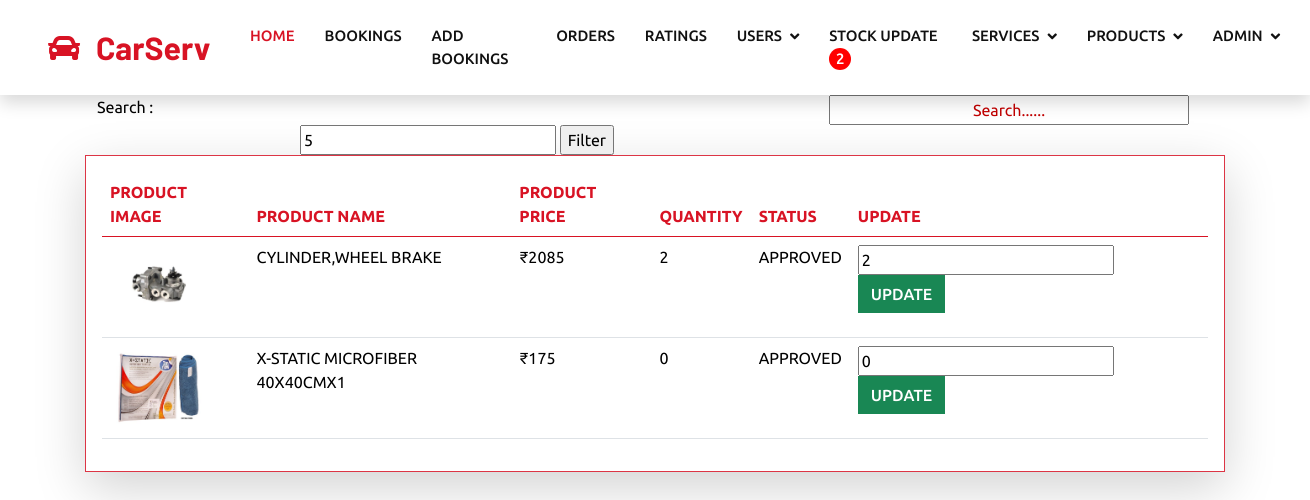
The app's page /StockUpdate (signed in) with its own data.
### Serv_Booking/models.py (models this page shows, shortened)
class Products(models.Model):
    car_name = models.CharField(max_length=255)
    product_name = models.CharField(max_length=255)
    product_image = models.FileField(upload_to='product_images/', null=True, blank=True)
    product_price = models.CharField(max_length=255)
    product_details = models.TextField()
    quantity = models.IntegerField(default=1)
    status = models.CharField(max_length=25,default='approved')
    created_at = models.DateTimeField(auto_now_add=True)

### Serv_Booking/views.py (the view)
# urls.py: path('StockUpdate', views.StockUpdate),
def StockUpdate(request):
    data = Products.objects.all()
    filter =[]
    for i in data:
        if i.quantity <= 5:
            filter.append(i)
    return render(request,'Admin/StockUpdate.html',{'admin': request.session.get('admin'),'products':filter,'s':5,'count':countstock()})

### Serv_Booking/views.py (called while the page is built)
def countstock():
    data = Products.objects.all()
    count = 0
    for i in data:
        if i.quantity <= 5:
            count +=1
    return count

### templates/Admin/StockUpdate.html (shortened to what this page needs)
{% extends 'Admin/Base.html' %}
    {% block content %}
     <div class="container">
        <div class="row col-12">
            <div class="col-4 ">
                <label for="search-input">Search :</label>
            </div>
            <div class="col-md-8 d-flex flex-row-reverse">
                <input type="text" style="width:50%;" id="search-input" onkeyup="searchTable()" placeholder="Search......" >
            </div>
         </div>
     </div>
     <div class="container">
        <div class="row col-12">
            <div class="col-md-8 d-flex justify-content-center">
               <form action="../StockFilter" method="post">
                <input type="number" name="quantity" value="{{s}}" placeholder="Enter filter Quantity" id="">
                <input type="submit" value="Filter">
               </form>
            </div>
         </div>
     </div>
     <div class="container border border-danger rounded shadow-lg p-3 mb-5 bg-white">
        <div class="row">
            <div class="col-md-12 table-responsive">
                <table id="booking-table" class="table table-hover">
                    <thead class="text-uppercase">
                        <tr style="color: #D81324;">
                            <th scope="col">product Image</th>
                            <th scope="col">product name</th>
                            <th scope="col">product price</th>
                            <th scope="col">quantity</th>
                            <th scope="col">Status</th>
                            <th scope="col">Update</th>
                        </tr>
                    </thead>
                    <tbody class="text-uppercase" style="color: #000000;">
                        {% for i in products %}
                        <tr>
                            <td>
                                <img src="{{ i.product_image.url }}" alt="Current Image" width="100px" height="auto">
                            </td>
                            <td>{{ i.product_name }}</td>
                            <td>₹{{ i.product_price }}</td>
                            <td>{{ i.quantity }}</td>
                            <td>{{ i.status }}</td>
                            <td>
                                <form action="ItemUpdate/{{i.pk}}" method="post">
                                    <input type="number" value="{{i.quantity}}" name="quantity" id="">
                                    <input type="submit" class="btn btn-success" value="Update">
                                </form>
                            </td>
                        </tr>
                        {% endfor %}
                    </tbody>
                </table>
         {% endblock %}

### static/css/style.css (style rules this page uses)
:root { --primary: #D81324; --secondary: #0B2154; --light: #F2F2F2; --dark: #111111; }
.btn { font-weight: 500; text-transform: uppercase; transition: .5s; }
input::placeholder { text-align: center; color: #c20000; }

### records on screen
Products: product_image (picture), product_name "CYLINDER,WHEEL BRAKE", product_price "2085", quantity "2", status "APPROVED"
Products: product_image (picture), product_name "X-STATIC MICROFIBER 40X40CMX1", product_price "175", quantity "0", status "APPROVED"

### other values on screen
{{ count }} "2"
{{ admin }} "ADMIN"
